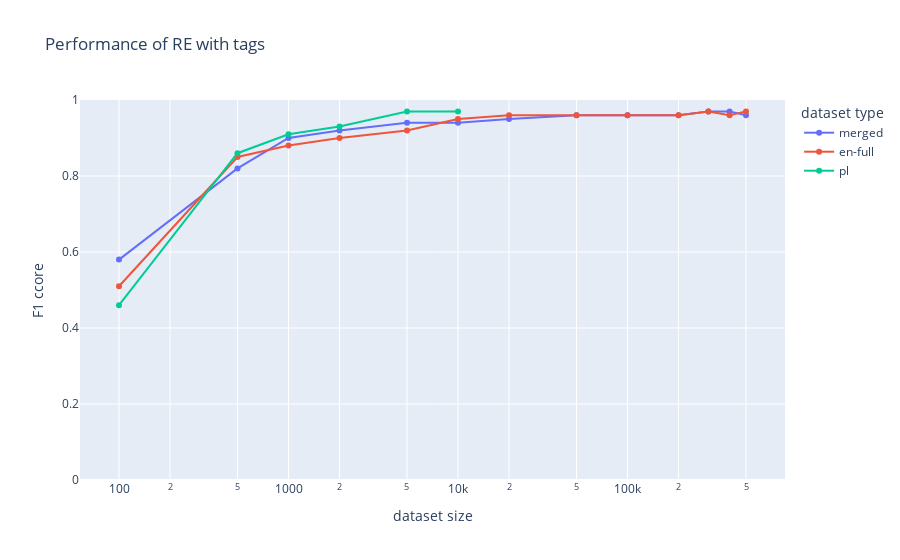
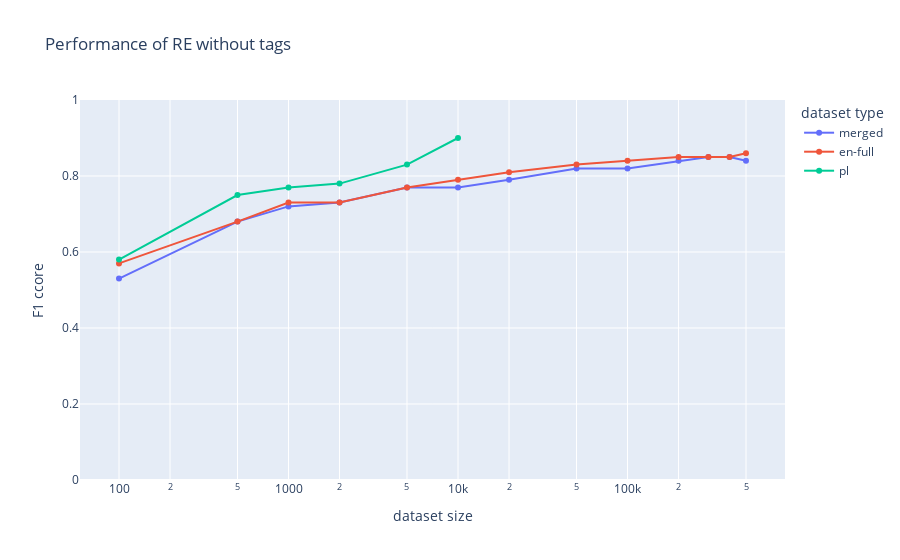
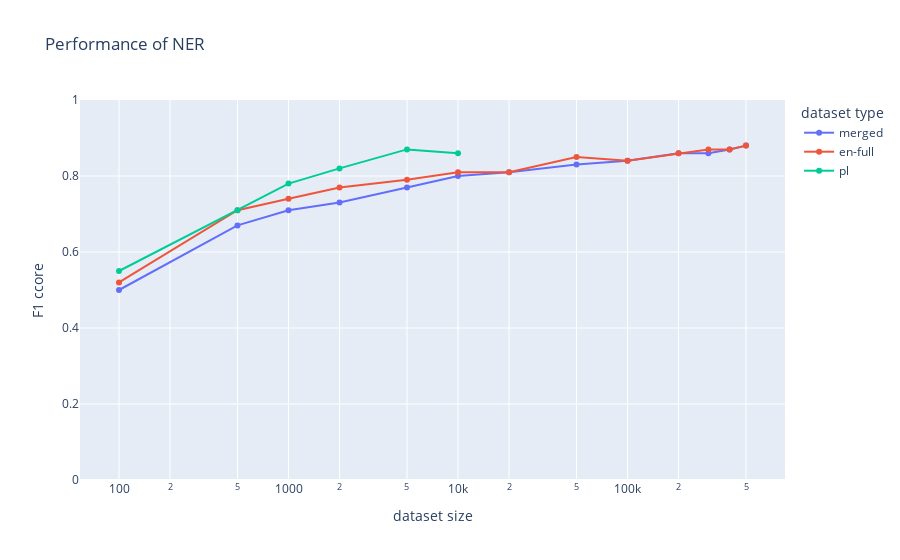

Here is the notebook cell these charts were saved with, in order:
### Markdown cell above
### Dataset size graphs

### Code cell
import plotly.graph_objects as go

# Data for the graphs (extracted from the provided table)
dataset_sizes = [100, 500, 1000, 2000, 5000, 10000, 20000, 50000, 100000, 200000, 300000, 400000, 500000]

# RE with tags
re_with_tags_merged = [0.58, 0.82, 0.90, 0.92, 0.94, 0.94, 0.95, 0.96, 0.96, 0.96, 0.97, 0.97, 0.96]
re_with_tags_en_full = [0.51, 0.85, 0.88, 0.90, 0.92, 0.95, 0.96, 0.96, 0.96, 0.96, 0.97, 0.96, 0.97]
re_with_tags_pl = [0.46, 0.86, 0.91, 0.93, 0.97, 0.97] + [None] * 7

# RE no tags
re_no_tags_merged = [0.53, 0.68, 0.72, 0.73, 0.77, 0.77, 0.79, 0.82, 0.82, 0.84, 0.85, 0.85, 0.84]
re_no_tags_en_full = [0.57, 0.68, 0.73, 0.73, 0.77, 0.79, 0.81, 0.83, 0.84, 0.85, 0.85, 0.85, 0.86]
re_no_tags_pl = [0.58, 0.75, 0.77, 0.78, 0.83, 0.90] + [None] * 7

# NER
ner_merged = [0.50, 0.67, 0.71, 0.73, 0.77, 0.80, 0.81, 0.83, 0.84, 0.86, 0.86, 0.87, 0.88]
ner_en_full = [0.52, 0.71, 0.74, 0.77, 0.79, 0.81, 0.81, 0.85, 0.84, 0.86, 0.87, 0.87, 0.88]
ner_pl = [0.55, 0.71, 0.78, 0.82, 0.87, 0.86] + [None] * 7

# Creating the Plotly graphs for each model type
fig_re_with_tags = go.Figure()
fig_re_no_tags = go.Figure()
fig_ner = go.Figure()

# RE with tags Graph
for dataset, name in zip([re_with_tags_merged, re_with_tags_en_full, re_with_tags_pl],
                         ['merged', 'en-full', 'pl']):
    fig_re_with_tags.add_trace(go.Scatter(x=dataset_sizes, y=dataset, mode='lines+markers', name=name))

# RE no tags Graph
for dataset, name in zip([re_no_tags_merged, re_no_tags_en_full, re_no_tags_pl],
                         ['merged', 'en-full', 'pl']):
    fig_re_no_tags.add_trace(go.Scatter(x=dataset_sizes, y=dataset, mode='lines+markers', name=name))

# NER Graph
for dataset, name in zip([ner_merged, ner_en_full, ner_pl],
                         ['merged', 'en-full', 'pl']):
    fig_ner.add_trace(go.Scatter(x=dataset_sizes, y=dataset, mode='lines+markers', name=name))

# Update layout for each graph for better visualization
for fig, title in zip([fig_re_with_tags, fig_re_no_tags, fig_ner],
                      ['Performance of RE with tags', 'Performance of RE without tags', 'Performance of NER']):
    fig.update_layout(
        title=title,
        xaxis_title='dataset size',
        yaxis_title='F1 ccore',
        xaxis_type='log',  # Log scale for better visibility on large ranges of x
        yaxis_range=[0, 1],  # F1 scores range from 0 to 1
        legend_title='dataset type'
    )

# Show the figures
fig_re_with_tags.show()
fig_re_no_tags.show()
fig_ner.show()

### Figure 1 — Plotly figure (JSON) as saved in the notebook; plotly's stock layout.template omitted (floating-point values rounded to 4 significant figures)
{"data": [{"mode": "lines+markers", "name": "merged", "type": "scatter", "x": [100, 500, 1000, 2000, 5000, 10000, 20000, 50000, 100000, 200000, 300000, 400000, 500000], "y": [0.58, 0.82, 0.9, 0.92, 0.94, 0.94, 0.95, 0.96, 0.96, 0.96, 0.97, 0.97, 0.96]}, {"mode": "lines+markers", "name": "en-full", "type": "scatter", "x": [100, 500, 1000, 2000, 5000, 10000, 20000, 50000, 100000, 200000, 300000, 400000, 500000], "y": [0.51, 0.85, 0.88, 0.9, 0.92, 0.95, 0.96, 0.96, 0.96, 0.96, 0.97, 0.96, 0.97]}, {"mode": "lines+markers", "name": "pl", "type": "scatter", "x": [100, 500, 1000, 2000, 5000, 10000, 20000, 50000, 100000, 200000, 300000, 400000, 500000], "y": [0.46, 0.86, 0.91, 0.93, 0.97, 0.97, null, null, null, null, null, null, null]}], "layout": {"autosize": true, "legend": {"title": {"text": "dataset type"}}, "title": {"text": "Performance of RE with tags"}, "xaxis": {"autorange": true, "range": [1.775, 5.924], "title": {"text": "dataset size"}, "type": "log"}, "yaxis": {"range": [0, 1], "title": {"text": "F1 ccore"}, "type": "linear"}}}

### Figure 2 — Plotly figure (JSON) as saved in the notebook; plotly's stock layout.template omitted (floating-point values rounded to 4 significant figures)
{"data": [{"mode": "lines+markers", "name": "merged", "type": "scatter", "x": [100, 500, 1000, 2000, 5000, 10000, 20000, 50000, 100000, 200000, 300000, 400000, 500000], "y": [0.53, 0.68, 0.72, 0.73, 0.77, 0.77, 0.79, 0.82, 0.82, 0.84, 0.85, 0.85, 0.84]}, {"mode": "lines+markers", "name": "en-full", "type": "scatter", "x": [100, 500, 1000, 2000, 5000, 10000, 20000, 50000, 100000, 200000, 300000, 400000, 500000], "y": [0.57, 0.68, 0.73, 0.73, 0.77, 0.79, 0.81, 0.83, 0.84, 0.85, 0.85, 0.85, 0.86]}, {"mode": "lines+markers", "name": "pl", "type": "scatter", "x": [100, 500, 1000, 2000, 5000, 10000, 20000, 50000, 100000, 200000, 300000, 400000, 500000], "y": [0.58, 0.75, 0.77, 0.78, 0.83, 0.9, null, null, null, null, null, null, null]}], "layout": {"autosize": true, "legend": {"title": {"text": "dataset type"}}, "title": {"text": "Performance of RE without tags"}, "xaxis": {"autorange": true, "range": [1.775, 5.924], "title": {"text": "dataset size"}, "type": "log"}, "yaxis": {"range": [0, 1], "title": {"text": "F1 ccore"}, "type": "linear"}}}

### Figure 3 — Plotly figure (JSON) as saved in the notebook; plotly's stock layout.template omitted (floating-point values rounded to 4 significant figures)
{"data": [{"mode": "lines+markers", "name": "merged", "type": "scatter", "x": [100, 500, 1000, 2000, 5000, 10000, 20000, 50000, 100000, 200000, 300000, 400000, 500000], "y": [0.5, 0.67, 0.71, 0.73, 0.77, 0.8, 0.81, 0.83, 0.84, 0.86, 0.86, 0.87, 0.88]}, {"mode": "lines+markers", "name": "en-full", "type": "scatter", "x": [100, 500, 1000, 2000, 5000, 10000, 20000, 50000, 100000, 200000, 300000, 400000, 500000], "y": [0.52, 0.71, 0.74, 0.77, 0.79, 0.81, 0.81, 0.85, 0.84, 0.86, 0.87, 0.87, 0.88]}, {"mode": "lines+markers", "name": "pl", "type": "scatter", "x": [100, 500, 1000, 2000, 5000, 10000, 20000, 50000, 100000, 200000, 300000, 400000, 500000], "y": [0.55, 0.71, 0.78, 0.82, 0.87, 0.86, null, null, null, null, null, null, null]}], "layout": {"autosize": true, "legend": {"title": {"text": "dataset type"}}, "title": {"text": "Performance of NER"}, "xaxis": {"autorange": true, "range": [1.775, 5.924], "title": {"text": "dataset size"}, "type": "log"}, "yaxis": {"range": [0, 1], "title": {"text": "F1 ccore"}, "type": "linear"}}}
